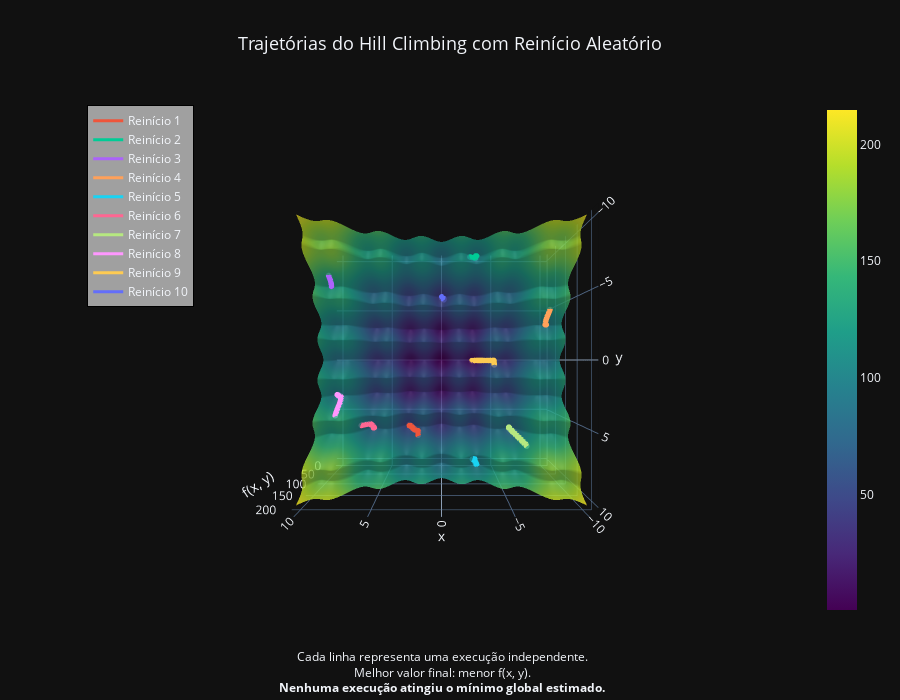

Notebook code cell kept with this figure:
### Markdown cell above
### Execução final e visualização

### Code cell
# Execução com múltiplos reinícios
x_best, y_best, f_best, trajetorias = hill_climbing_restart(f, n_restarts=10)

# Resultado formatado
print("="*60)
print(f"{'Melhor Solução Global com Reinício Aleatório':^60}")
print("="*60)
print(f"{'x =':>25} {x_best:.4f}")
print(f"{'y =':>25} {y_best:.4f}")
print(f"{'f(x, y) =':>25} {f_best:.4f}")
print("="*60)

# Visualização
plot_multiple_trajectories(f, trajetorias)

### Figure 1 — Plotly figure (JSON) as saved in the notebook; plotly's stock layout.template omitted (floating-point values rounded to 4 significant figures; data arrays with more than 128 entries replaced by an {"elided": "..."} marker saying what was removed)
{"data": [{"colorscale": [[0.0, "#440154"], [0.1111, "#482878"], [0.2222, "#3e4989"], [0.3333, "#31688e"], [0.4444, "#26828e"], [0.5556, "#1f9e89"], [0.6667, "#35b779"], [0.7778, "#6ece58"], [0.8889, "#b5de2b"], [1.0, "#fde725"]], "opacity": 0.8, "x": {"elided": "100x100 float values"}, "y": {"elided": "100x100 float values"}, "z": {"elided": "100x100 float values"}, "type": "surface"}, {"line": {"width": 3}, "marker": {"size": 2}, "mode": "lines+markers", "name": "Reinício 1", "x": [2.111, 2.111, 2.111, 2.111, 2.211, 2.311, 2.411, 2.511, 2.511, 2.611, 2.711, 2.711, 2.811, 2.811, 2.911, 3.011, 3.011], "y": [6.741, 6.641, 6.541, 6.441, 6.441, 6.441, 6.441, 6.441, 6.341, 6.341, 6.341, 6.241, 6.241, 6.141, 6.141, 6.141, 6.041], "z": [73.17, 70.02, 67.25, 64.95, 63.07, 61.07, 59.05, 57.1, 55.29, 53.51, 52.0, 50.7, 49.53, 48.75, 47.99, 47.71, 47.42], "type": "scatter3d"}, {"line": {"width": 3}, "marker": {"size": 2}, "mode": "lines+markers", "name": "Reinício 2", "x": [-2.434, -2.534, -2.634, -2.734, -2.834, -2.934, -2.934, -2.934, -3.034], "y": [-8.81, -8.81, -8.81, -8.81, -8.81, -8.81, -8.91, -9.01, -9.01], "z": [102.4, 100.5, 98.78, 97.33, 96.25, 95.6, 95.12, 94.91, 94.73], "type": "scatter3d"}, {"line": {"width": 3}, "marker": {"size": 2}, "mode": "lines+markers", "name": "Reinício 3", "x": [9.068, 9.068, 9.068, 9.068, 9.068, 9.068, 9.068, 9.068], "y": [-6.778, -6.678, -6.578, -6.478, -6.378, -6.278, -6.178, -6.078], "z": [136.9, 133.6, 130.7, 128.2, 126.2, 124.7, 123.7, 123.3], "type": "scatter3d"}, {"line": {"width": 3}, "marker": {"size": 2}, "mode": "lines+markers", "name": "Reinício 4", "x": [-8.96, -8.96, -8.96, -8.96, -8.96, -8.96, -8.96, -8.96, -8.96, -8.96, -8.96, -8.96, -9.06], "y": [-4.163, -4.063, -3.963, -3.863, -3.763, -3.663, -3.563, -3.463, -3.363, -3.263, -3.163, -3.063, -3.063], "z": [120.8, 117.7, 114.4, 111.1, 108.0, 104.9, 102.2, 99.8, 97.83, 96.32, 95.32, 94.84, 94.8], "type": "scatter3d"}, {"line": {"width": 3}, "marker": {"size": 2}, "mode": "lines+markers", "name": "Reinício 5", "x": [-2.644, -2.744, -2.844, -2.844, -2.844, -2.844, -2.944, -2.944, -2.944, -3.044], "y": [8.489, 8.489, 8.489, 8.589, 8.689, 8.789, 8.789, 8.889, 8.989, 8.989], "z": [101.0, 99.54, 98.5, 97.77, 97.0, 96.3, 95.69, 95.16, 94.89, 94.76], "type": "scatter3d"}, {"line": {"width": 3}, "marker": {"size": 2}, "mode": "lines+markers", "name": "Reinício 6", "x": [6.91, 6.81, 6.71, 6.61, 6.51, 6.41, 6.31, 6.31, 6.21, 6.21, 6.11, 6.11, 6.11, 6.01], "y": [5.636, 5.636, 5.636, 5.636, 5.636, 5.636, 5.636, 5.736, 5.736, 5.836, 5.836, 5.936, 6.036, 6.036], "z": [97.21, 93.56, 90.17, 87.13, 84.51, 82.35, 80.69, 79.51, 78.37, 77.44, 76.81, 76.21, 76.01, 75.87], "type": "scatter3d"}, {"line": {"width": 3}, "marker": {"size": 2}, "mode": "lines+markers", "name": "Reinício 7", "x": [-7.003, -7.003, -6.903, -6.903, -6.803, -6.803, -6.703, -6.703, -6.603, -6.603, -6.503, -6.503, -6.403, -6.403, -6.303, -6.303, -6.203, -6.203, -6.103, -6.103, -6.003, -6.003], "y": [7.084, 6.984, 6.984, 6.884, 6.884, 6.784, 6.784, 6.684, 6.684, 6.584, 6.584, 6.484, 6.484, 6.384, 6.384, 6.284, 6.284, 6.184, 6.184, 6.084, 6.084, 5.984], "z": [123.0, 119.1, 115.2, 111.4, 107.8, 104.2, 100.9, 97.55, 94.54, 91.6, 89.01, 86.5, 84.38, 82.36, 80.74, 79.22, 78.12, 77.12, 76.53, 76.04, 75.94, 75.93], "type": "scatter3d"}, {"line": {"width": 3}, "marker": {"size": 2}, "mode": "lines+markers", "name": "Reinício 8", "x": [8.633, 8.633, 8.633, 8.633, 8.633, 8.633, 8.633, 8.633, 8.633, 8.633, 8.633, 8.633, 8.633, 8.633, 8.733, 8.733, 8.833, 8.933, 8.933, 9.033], "y": [4.502, 4.402, 4.302, 4.202, 4.102, 4.002, 3.902, 3.802, 3.702, 3.602, 3.502, 3.402, 3.302, 3.202, 3.202, 3.102, 3.102, 3.102, 3.002, 3.002], "z": [131.4, 129.2, 126.7, 123.9, 120.8, 117.6, 114.3, 111.1, 108.0, 105.1, 102.6, 100.4, 98.73, 97.53, 96.78, 96.1, 95.46, 95.04, 94.87, 94.74], "type": "scatter3d"}, {"line": {"width": 3}, "marker": {"size": 2}, "mode": "lines+markers", "name": "Reinício 9", "x": [-4.891, -4.891, -4.891, -4.891, -4.891, -4.791, -4.691, -4.591, -4.491, -4.391, -4.291, -4.191, -4.091, -3.991, -3.891, -3.791, -3.691, -3.591, -3.491, -3.391, -3.291, -3.191, -3.091, -2.991], "y": [0.4382, 0.3382, 0.2382, 0.1382, 0.03818, 0.03818, 0.03818, 0.03818, 0.03818, 0.03818, 0.03818, 0.03818, 0.03818, 0.03818, 0.03818, 0.03818, 0.03818, 0.03818, 0.03818, 0.03818, 0.03818, 0.03818, 0.03818, 0.03818], "z": [52.82, 51.0, 49.58, 48.63, 48.17, 47.83, 47.03, 45.74, 43.99, 41.81, 39.25, 36.39, 33.29, 30.05, 26.76, 23.54, 20.46, 17.64, 15.14, 13.05, 11.42, 10.28, 9.654, 9.547], "type": "scatter3d"}, {"line": {"width": 3}, "marker": {"size": 2}, "mode": "lines+markers", "name": "Reinício 10", "x": [-0.2152, -0.2152, -0.1152, -0.1152, -0.01517, -0.01517], "y": [-5.712, -5.812, -5.812, -5.912, -5.912, -6.012], "z": [41.12, 40.12, 39.28, 38.59, 38.25, 37.94], "type": "scatter3d"}], "layout": {"title": {"font": {"size": 18}, "text": "Trajetórias do Hill Climbing com Reinício Aleatório", "x": 0.5}, "scene": {"camera": {"eye": {"x": 0.0, "y": 0.001, "z": 2.5}, "up": {"x": 0, "y": 0, "z": -1}}, "xaxis": {"title": {"text": "x"}}, "yaxis": {"title": {"text": "y"}}, "zaxis": {"title": {"text": "f(x, y)"}}}, "legend": {"font": {"size": 12}, "x": 0.01, "y": 0.99, "bgcolor": "rgba(255,255,255,0.6)", "bordercolor": "black", "borderwidth": 1}, "annotations": [{"align": "center", "font": {"size": 12}, "showarrow": false, "text": "Cada linha representa uma execução independente.<br>Melhor valor final: menor f(x, y).<br><b>Nenhuma execução atingiu o mínimo global estimado.</b>", "x": 0.5, "xref": "paper", "y": -0.15, "yref": "paper"}], "height": 700}}
